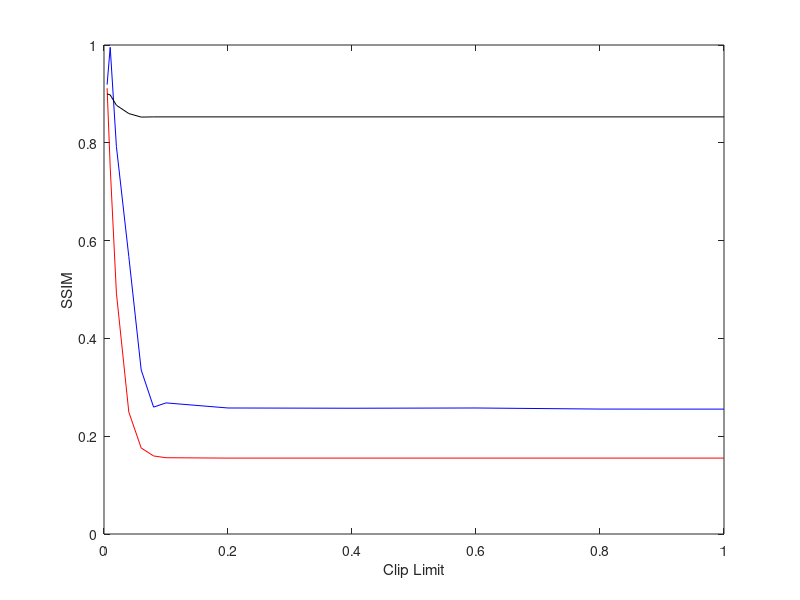

The MATLAB script that drew this image:
x = [0.9118,0.7503,0.4926,0.2495,0.1759,0.1596,0.1560,0.1552,0.1552,0.1552,0.1552,0.1552,0.1552];
y=[0.005,0.01,0.02,0.04,0.06,0.08,0.1,0.2,0.4,0.6,0.8,0.9,1];
plot(y,x,'r');
hold on
%x2=[0.9190,0.7634,0.5029,0.2499,0.1722,0.1549,0.1509,0.1500,0.1500,0.1500,0.1500,0.1500,0.1500];
%plot(y,x2,'g');

%x3=[1,0.7903,0.5640,0.3358,0.2702,0.2595,0.2578,0.2577,0.2577,0.2577,0.2577,0.2577,0.2577];
%plot(y,x3,'y');

x4=[0.9190,0.9953,0.7923,0.5675,0.3354,0.2595,0.2681,0.2577,0.2572,0.2577,0.2555,0.2554,0.2554];
plot(y,x4,'b');

x5=[0.9000,0.8980,0.8768,0.8598,0.8526,0.8530, 0.853,0.8530,0.8530,0.85304, 0.8530,0.8530,0.8530]
plot(y,x5,'k');
xlabel('Clip Limit');
ylabel('SSIM');
hold off